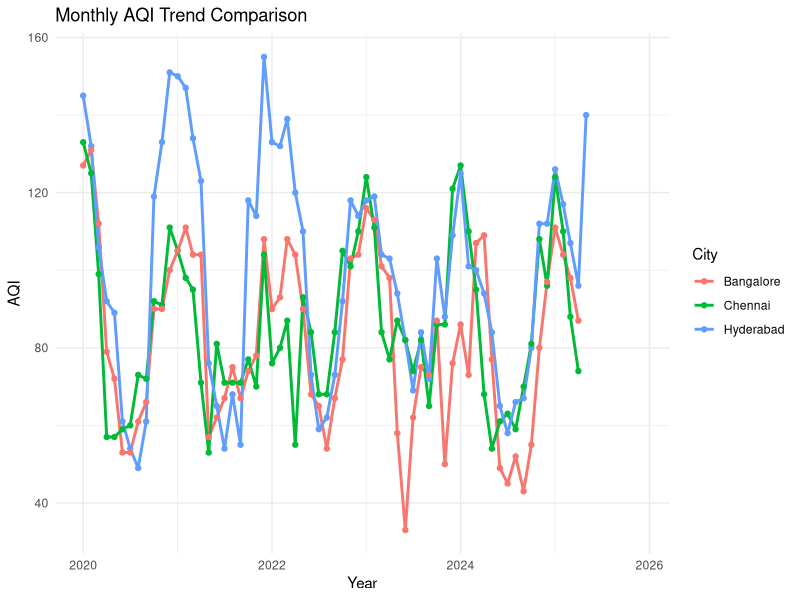
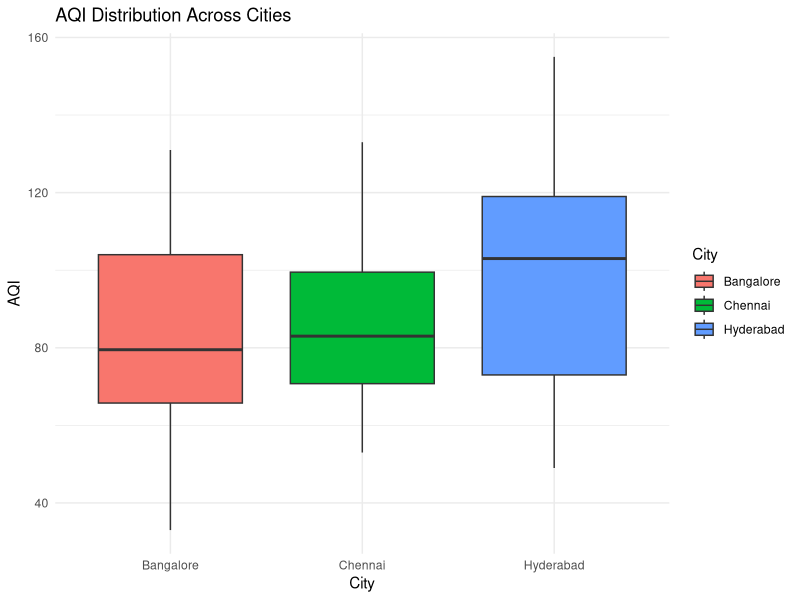
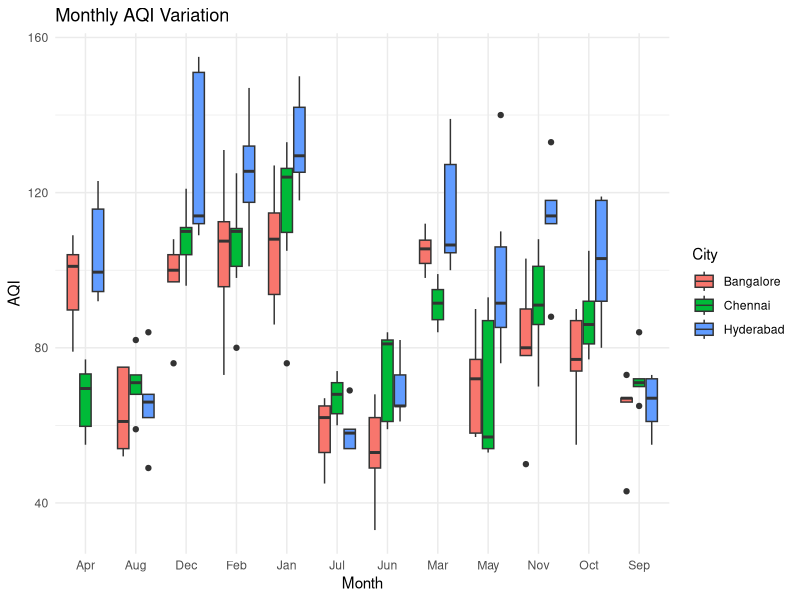
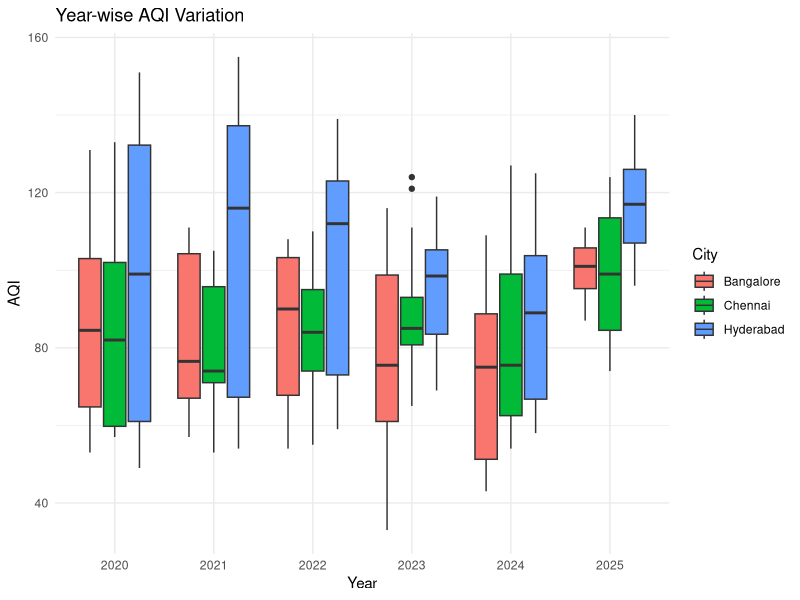
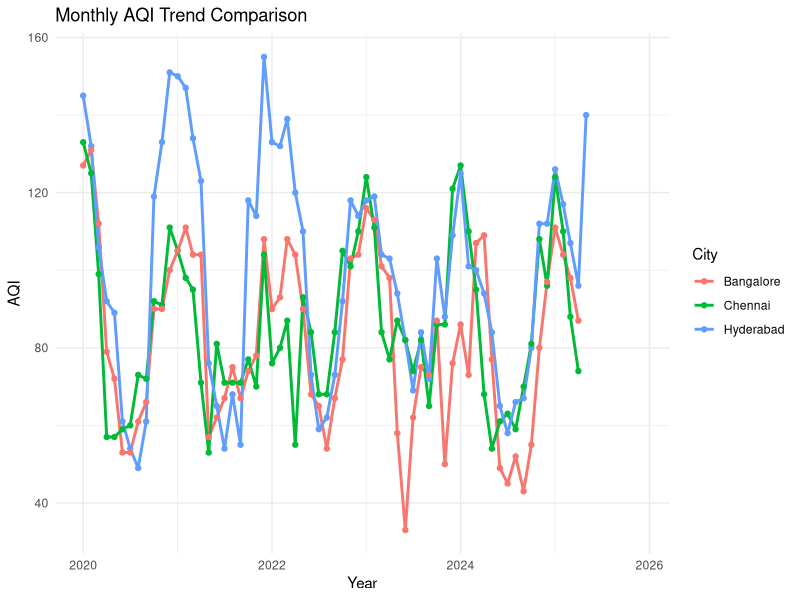
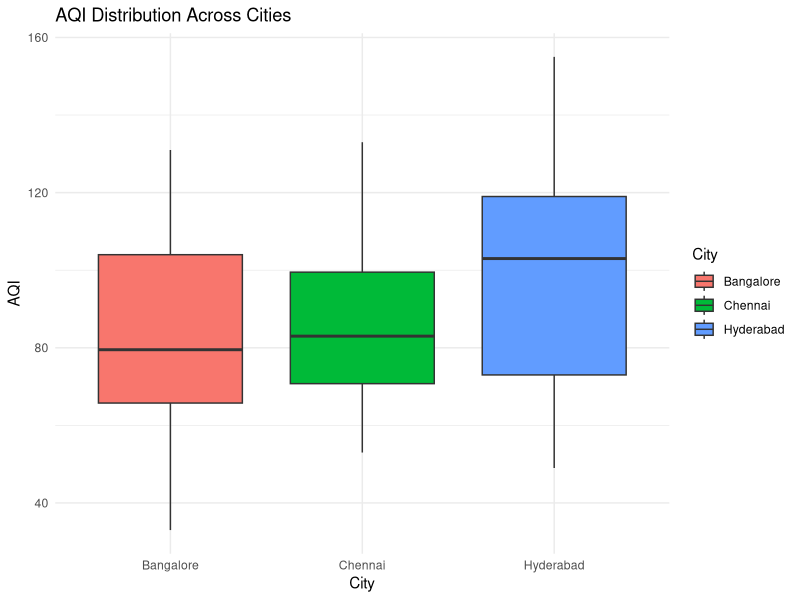
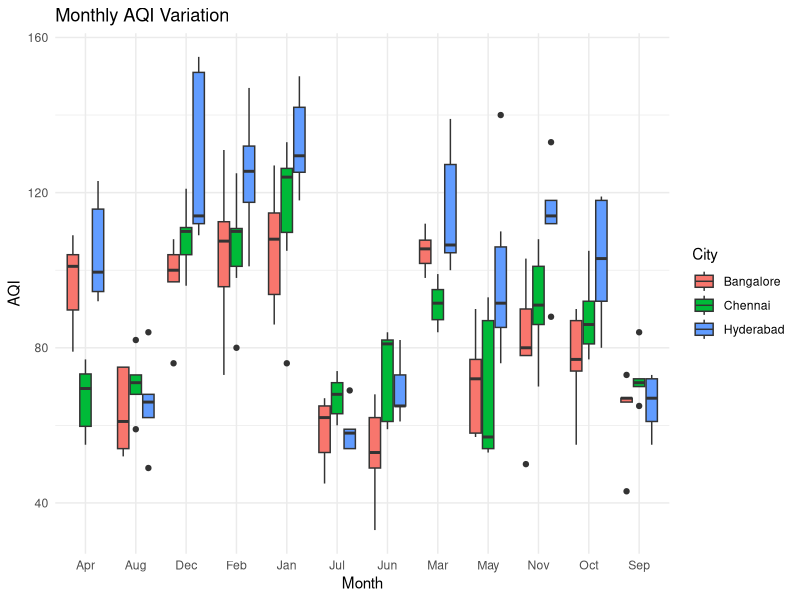
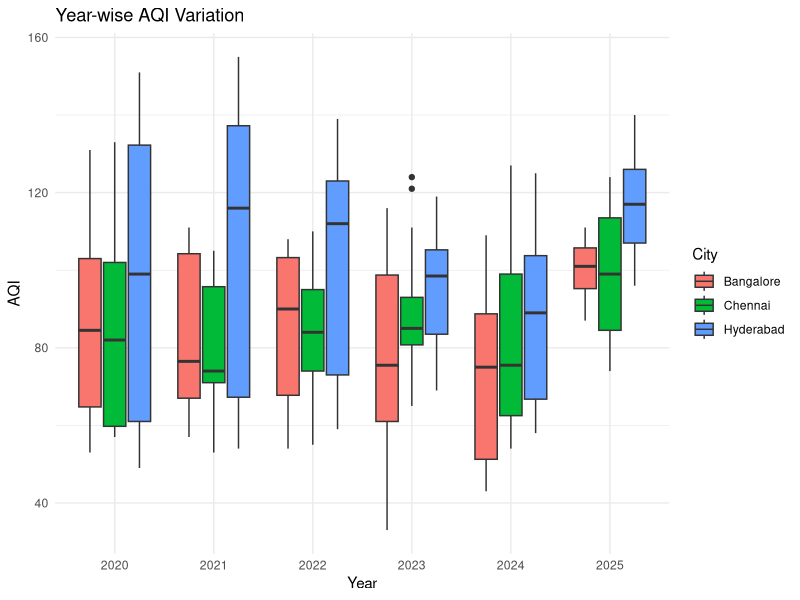

Here is the R script that generated these plots, in order:
library(readxl)
library(tidyr)
library(dplyr)
library(ggplot2)
library(lubridate)


# -------------------------------------------------
# DATA LOADING AND PREPARATION
# -------------------------------------------------

df_hyd <- read_excel("data/Hyderabad AQI.xlsx") %>%
  pivot_longer(cols = -Month, names_to = "Year", values_to = "AQI") %>%
  mutate(
    Month_num = match(Month, month.abb),
    Year = as.numeric(Year),
    Date = make_date(Year, Month_num, 1),
    City = "Hyderabad"
  )


df_chennai <- read_excel("data/Chennai AQI.xlsx") %>%
  pivot_longer(cols = -Month, names_to = "Year", values_to = "AQI") %>%
  mutate(
    Month_num = match(Month, month.abb),
    Year = as.numeric(Year),
    Date = make_date(Year, Month_num, 1),
    City = "Chennai"
  )


df_blr <- read_excel("data/Bangalore AQI.xlsx") %>%
  pivot_longer(cols = -Month, names_to = "Year", values_to = "AQI") %>%
  mutate(
    Month_num = match(Month, month.abb),
    Year = as.numeric(Year),
    Date = make_date(Year, Month_num, 1),
    City = "Bangalore"
  )


aqi_data <- bind_rows(df_hyd, df_chennai, df_blr)


# -------------------------------------------------
# VISUALIZATION SECTION
# -------------------------------------------------

# AQI Trend Comparison
trend_plot <- ggplot(aqi_data, aes(x = Date, y = AQI, color = City)) +
  geom_line(linewidth = 1) +
  geom_point() +
  labs(
    title = "Monthly AQI Trend Comparison",
    x = "Year",
    y = "AQI"
  ) +
  theme_minimal()

print(trend_plot)

ggsave("plots/aqi_trend_comparison.png",
       plot = trend_plot,
       width = 8,
       height = 5)



# AQI Distribution by City
city_distribution_plot <- ggplot(aqi_data, aes(x = City, y = AQI, fill = City)) +
  geom_boxplot() +
  labs(
    title = "AQI Distribution Across Cities",
    x = "City",
    y = "AQI"
  ) +
  theme_minimal()

print(city_distribution_plot)

ggsave("plots/city_aqi_distribution.png",
       plot = city_distribution_plot,
       width = 8,
       height = 5)



# Monthly AQI Pattern
monthly_plot <- ggplot(aqi_data, aes(x = Month, y = AQI, fill = City)) +
  geom_boxplot() +
  labs(
    title = "Monthly AQI Variation",
    x = "Month",
    y = "AQI"
  ) +
  theme_minimal()

print(monthly_plot)

ggsave("plots/monthly_aqi_pattern.png",
       plot = monthly_plot,
       width = 8,
       height = 5)



# Year-wise AQI Variation
yearly_plot <- ggplot(aqi_data, aes(x = factor(Year), y = AQI, fill = City)) +
  geom_boxplot() +
  labs(
    title = "Year-wise AQI Variation",
    x = "Year",
    y = "AQI"
  ) +
  theme_minimal()

print(yearly_plot)

ggsave("plots/yearly_aqi_variation.png",
       plot = yearly_plot,
       width = 8,
       height = 5)



# -------------------------------------------------
# STATISTICAL ANALYSIS SECTION
# -------------------------------------------------

# Descriptive Statistics by City
city_stats <- aqi_data %>%
  group_by(City) %>%
  summarise(
    Mean_AQI = mean(AQI, na.rm = TRUE),
    Median_AQI = median(AQI, na.rm = TRUE),
    SD_AQI = sd(AQI, na.rm = TRUE),
    Min_AQI = min(AQI, na.rm = TRUE),
    Max_AQI = max(AQI, na.rm = TRUE)
  )

print(city_stats)



# Year-wise Mean AQI
year_stats <- aqi_data %>%
  group_by(Year, City) %>%
  summarise(Mean_AQI = mean(AQI, na.rm = TRUE))

print(year_stats)



# Monthly Mean AQI
month_stats <- aqi_data %>%
  group_by(Month, City) %>%
  summarise(Mean_AQI = mean(AQI, na.rm = TRUE))

print(month_stats)



# Correlation Between Cities
city_wide <- aqi_data %>%
  select(Date, City, AQI) %>%
  pivot_wider(names_from = City, values_from = AQI)

cor_matrix <- cor(city_wide[,-1], use = "complete.obs")

print(cor_matrix)



# ANOVA Test (Difference Between Cities)
anova_model <- aov(AQI ~ City, data = aqi_data)

summary(anova_model)



# Linear Regression Trend (Example: Hyderabad)

hyd_data <- aqi_data %>%
  filter(City == "Hyderabad")

trend_model <- lm(AQI ~ Date, data = hyd_data)

summary(trend_model)
